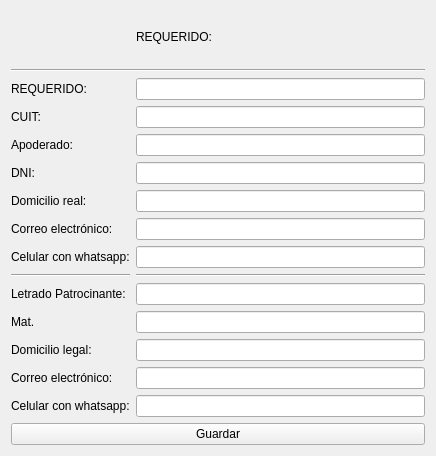
<?xml version="1.0" encoding="UTF-8"?>
<ui version="4.0">
 <class>Requerido</class>
 <widget class="QWidget" name="Requerido">
  <property name="geometry">
   <rect>
    <x>0</x>
    <y>0</y>
    <width>436</width>
    <height>456</height>
   </rect>
  </property>
  <property name="windowTitle">
   <string>Form</string>
  </property>
  <layout class="QGridLayout" name="gridLayout">
   <item row="12" column="1">
    <widget class="QLineEdit" name="lineEdit_9"/>
   </item>
   <item row="8" column="1">
    <widget class="QLineEdit" name="lineEdit_6"/>
   </item>
   <item row="15" column="0">
    <widget class="QLabel" name="label_12">
     <property name="text">
      <string>Celular con whatsapp:</string>
     </property>
    </widget>
   </item>
   <item row="5" column="1">
    <widget class="QLineEdit" name="lineEdit_3"/>
   </item>
   <item row="1" column="0" colspan="2">
    <widget class="Line" name="line_3">
     <property name="orientation">
      <enum>Qt::Horizontal</enum>
     </property>
    </widget>
   </item>
   <item row="3" column="0">
    <widget class="QLabel" name="label_3">
     <property name="text">
      <string>CUIT:</string>
     </property>
    </widget>
   </item>
   <item row="2" column="0">
    <widget class="QLabel" name="label_4">
     <property name="text">
      <string>REQUERIDO:</string>
     </property>
    </widget>
   </item>
   <item row="6" column="0">
    <widget class="QLabel" name="label_5">
     <property name="text">
      <string>DNI:</string>
     </property>
    </widget>
   </item>
   <item row="9" column="0">
    <widget class="QLabel" name="label">
     <property name="text">
      <string>Celular con whatsapp:</string>
     </property>
    </widget>
   </item>
   <item row="15" column="1">
    <widget class="QLineEdit" name="lineEdit_12"/>
   </item>
   <item row="2" column="1">
    <widget class="QLineEdit" name="lineEdit"/>
   </item>
   <item row="12" column="0">
    <widget class="QLabel" name="label_9">
     <property name="text">
      <string>Mat.</string>
     </property>
    </widget>
   </item>
   <item row="7" column="0">
    <widget class="QLabel" name="label_6">
     <property name="text">
      <string>Domicilio real:</string>
     </property>
    </widget>
   </item>
   <item row="7" column="1">
    <widget class="QLineEdit" name="lineEdit_5"/>
   </item>
   <item row="14" column="0">
    <widget class="QLabel" name="label_11">
     <property name="text">
      <string>Correo electrónico:</string>
     </property>
    </widget>
   </item>
   <item row="14" column="1">
    <widget class="QLineEdit" name="lineEdit_11"/>
   </item>
   <item row="5" column="0">
    <widget class="QLabel" name="label_2">
     <property name="text">
      <string>Apoderado:</string>
     </property>
    </widget>
   </item>
   <item row="3" column="1">
    <widget class="QLineEdit" name="lineEdit_2"/>
   </item>
   <item row="6" column="1">
    <widget class="QLineEdit" name="lineEdit_4"/>
   </item>
   <item row="8" column="0">
    <widget class="QLabel" name="label_7">
     <property name="text">
      <string>Correo electrónico:</string>
     </property>
    </widget>
   </item>
   <item row="13" column="1">
    <widget class="QLineEdit" name="lineEdit_10"/>
   </item>
   <item row="13" column="0">
    <widget class="QLabel" name="label_10">
     <property name="text">
      <string>Domicilio legal:</string>
     </property>
    </widget>
   </item>
   <item row="11" column="1">
    <widget class="QLineEdit" name="lineEdit_8"/>
   </item>
   <item row="16" column="0" colspan="2">
    <widget class="QPushButton" name="pushButton">
     <property name="text">
      <string>Guardar</string>
     </property>
    </widget>
   </item>
   <item row="11" column="0">
    <widget class="QLabel" name="label_8">
     <property name="text">
      <string>Letrado Patrocinante:</string>
     </property>
    </widget>
   </item>
   <item row="9" column="1">
    <widget class="QLineEdit" name="lineEdit_7"/>
   </item>
   <item row="10" column="0">
    <widget class="Line" name="line">
     <property name="orientation">
      <enum>Qt::Horizontal</enum>
     </property>
    </widget>
   </item>
   <item row="10" column="1">
    <widget class="Line" name="line_2">
     <property name="orientation">
      <enum>Qt::Horizontal</enum>
     </property>
    </widget>
   </item>
   <item row="0" column="1">
    <widget class="QLabel" name="label_13">
     <property name="text">
      <string>REQUERIDO:</string>
     </property>
    </widget>
   </item>
  </layout>
 </widget>
 <resources/>
 <connections/>
</ui>
